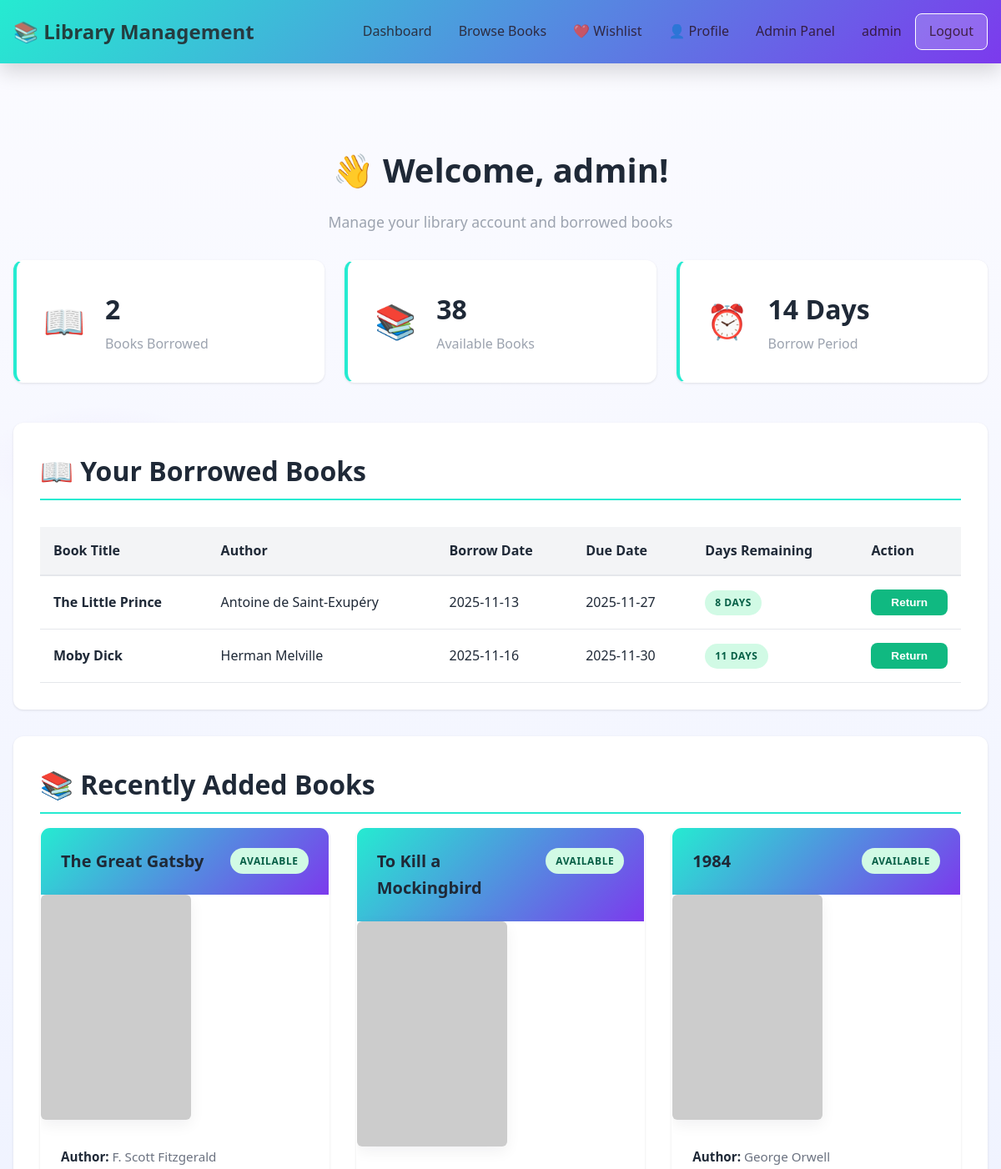
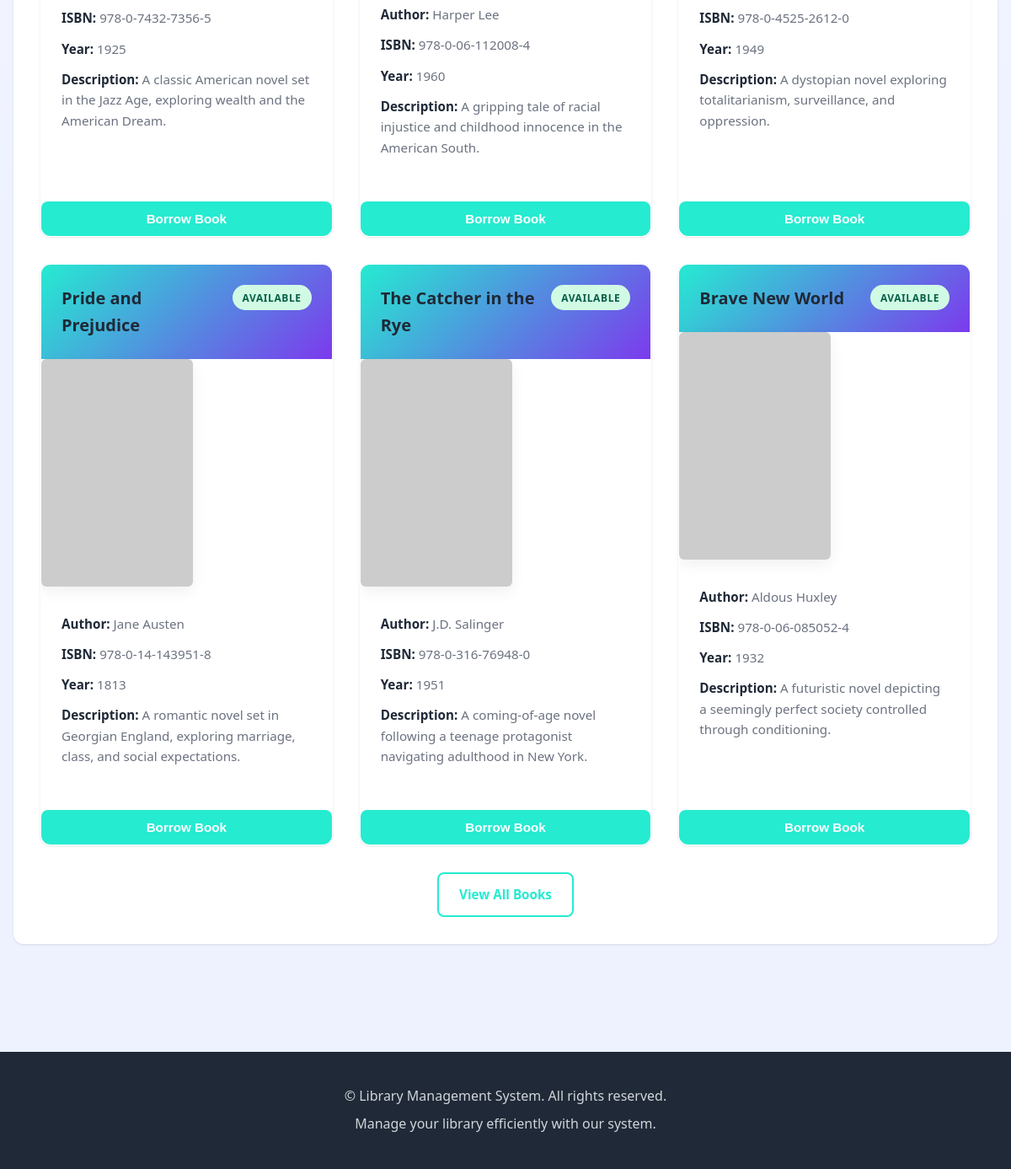
The app's page /dashboard (signed in) with its own data (2 pictures, top to bottom).
### models.py (models this page shows, shortened)
class User(db.Model):
    __tablename__ = 'users'
    id = db.Column(db.Integer, primary_key=True)
    username = db.Column(db.String(80), unique=True, nullable=False, index=True)
    email = db.Column(db.String(120), unique=True, nullable=False, index=True)
    password = db.Column(db.String(255), nullable=False)
    is_admin = db.Column(db.Boolean, default=False)
    created_at = db.Column(db.DateTime, default=datetime.now)
    updated_at = db.Column(db.DateTime, default=datetime.now, onupdate=datetime.now)
    borrowings = db.relationship('Borrowing', backref='user', lazy=True, cascade='all, delete-orphan')

class Borrowing(db.Model):
    __tablename__ = 'borrowings'
    id = db.Column(db.Integer, primary_key=True)
    user_id = db.Column(db.Integer, db.ForeignKey('users.id'), nullable=False, index=True)
    book_id = db.Column(db.Integer, db.ForeignKey('books.id'), nullable=False, index=True)
    borrow_date = db.Column(db.DateTime, default=datetime.now, nullable=False)
    due_date = db.Column(db.DateTime, nullable=False)
    return_date = db.Column(db.DateTime, nullable=True)
    def is_overdue(self):
        from datetime import datetime as dt
        return self.return_date is None and self.due_date < dt.now()
    def days_until_due(self):
        from datetime import datetime as dt
        if self.return_date is None:
            remaining = (self.due_date - dt.now()).days
            return max(remaining, 0)
        return 0

class Book(db.Model):
    __tablename__ = 'books'
    id = db.Column(db.Integer, primary_key=True)
    title = db.Column(db.String(200), nullable=False, index=True)
    author = db.Column(db.String(120), nullable=False, index=True)
    isbn = db.Column(db.String(13), unique=True, nullable=False, index=True)
    publication_year = db.Column(db.Integer, nullable=False)
    quantity = db.Column(db.Integer, default=1)
    available = db.Column(db.Boolean, default=True)
    description = db.Column(db.Text, nullable=True)
    image_url = db.Column(db.String(512), nullable=True)
    created_at = db.Column(db.DateTime, default=datetime.now)
    updated_at = db.Column(db.DateTime, default=datetime.now, onupdate=datetime.now)
    borrowings = db.relationship('Borrowing', backref='book', lazy=True, cascade='all, delete-orphan')

### app.py (the view)
@app.route('/dashboard')
def dashboard():
    if 'user_id' not in session:
        flash('Please log in first.', 'error')
        return redirect(url_for('login'))
    user = User.query.get(session['user_id'])
    if not user:
        session.clear()
        flash('User not found.', 'error')
        return redirect(url_for('login'))
    borrowed_books = Borrowing.query.filter_by(user_id=user.id, return_date=None).all()
    available_books = Book.query.filter(Book.quantity > 0).all()
    return render_template('dashboard.html', user=user, borrowed_books=borrowed_books, available_books=available_books)

### app.py (called while the page is built)
@app.context_processor
def inject_user():
    user = None
    if 'user_id' in session:
        user = User.query.get(session['user_id'])
    return dict(current_user=user)

### templates/dashboard.html (shortened to what this page needs)
{% extends "base.html" %}
{% block content %}
<div class="container">
    <div class="dashboard-header">
        <h1>👋 Welcome, {{ session.get('username') }}!</h1>
        <p class="dashboard-subtitle">Manage your library account and borrowed books</p>
    </div>
    <div class="stats-grid">
        <div class="stat-card">
            <div class="stat-icon">📖</div>
            <div class="stat-content">
                <h3>{{ borrowed_books|length }}</h3>
                <p>Books Borrowed</p>
            </div>
        </div>
        <div class="stat-card">
            <div class="stat-icon">📚</div>
            <div class="stat-content">
                <h3>{{ available_books|length }}</h3>
                <p>Available Books</p>
            </div>
        </div>
        <div class="stat-card">
            <div class="stat-icon">⏰</div>
            <div class="stat-content">
                <h3>14 Days</h3>
                <p>Borrow Period</p>
            </div>
        </div>
    </div>
    <div class="dashboard-section">
        <h2>📖 Your Borrowed Books</h2>
        {% if borrowed_books %}
            <div class="books-table-responsive">
                <table class="books-table">
                    <thead>
                        <tr>
                            <th>Book Title</th>
                            <th>Author</th>
                            <th>Borrow Date</th>
                            <th>Due Date</th>
                            <th>Days Remaining</th>
                            <th>Action</th>
                        </tr>
                    </thead>
                    <tbody>
                        {% for borrow in borrowed_books %}
                        <tr class="{% if borrow.is_overdue() %}row-overdue{% endif %}">
                            <td><strong>{{ borrow.book.title }}</strong></td>
                            <td>{{ borrow.book.author }}</td>
                            <td>{{ borrow.borrow_date.strftime('%Y-%m-%d') }}</td>
                            <td>{{ borrow.due_date.strftime('%Y-%m-%d') }}</td>
                            <td>
                                <span class="badge {% if borrow.is_overdue() %}badge-danger{% elif borrow.days_until_due() <= 3 %}badge-warning{% else %}badge-success{% endif %}">
                                    {% if borrow.is_overdue() %}
                                        OVERDUE ({{ borrow.days_overdue() }} days)
                                    {% else %}
                                        {{ borrow.days_until_due() }} days
                                    {% endif %}
                                </span>
                            </td>
                            <td>
                                <form method="POST" action="{{ url_for('return_book', borrowing_id=borrow.id) }}" style="display:inline;">
                                    <button type="submit" class="btn btn-small btn-success">Return</button>
                                </form>
                            </td>
                        </tr>
                        {% endfor %}
                    </tbody>
                </table>
            </div>
        {% else %}
            <div class="empty-state">
                <p>You haven't borrowed any books yet.</p>
                <a href="{{ url_for('books') }}" class="btn btn-primary">Browse Books</a>
            </div>
        {% endif %}
    </div>
    <div class="dashboard-section">
        <h2>📚 Recently Added Books</h2>
        {% if available_books %}
            <div class="books-grid">
                {% for book in available_books[:6] %}
                    <div class="book-card">
                        <div class="book-header">
                            <h3>{{ book.title }}</h3>
                            <span class="badge badge-success">Available</span>
                        </div>
                        <div class="book-media">
                            <img class="book-cover" src="{{ book.image_url or 'https://via.placeholder.com/120x180?text=No+Cover' }}" alt="{{ book.title }} cover" onerror="this.src='https://via.placeholder.com/120x180?text=No+Cover'">
                        </div>
                        <div class="book-details">
                            <p><strong>Author:</strong> {{ book.author }}</p>
                            <p><strong>ISBN:</strong> {{ book.isbn }}</p>
                            <p><strong>Year:</strong> {{ book.publication_year }}</p>
                            {% if book.description %}
                            <p><strong>Description:</strong> {{ book.description[:120] }}{% if book.description|length > 120 %}...{% endif %}</p>
                            {% endif %}
                        </div>
                        <form method="POST" action="{{ url_for('borrow_book', book_id=book.id) }}" style="display:inline;">
                            <button type="submit" class="btn btn-primary btn-block">Borrow Book</button>
                        </form>
                    </div>
                    {% endfor %}
            </div>
            <div class="dashboard-footer">
                <a href="{{ url_for('books') }}" class="btn btn-outline">View All Books</a>
            </div>
        {% else %}
            <div class="empty-state">
                <p>No books available at the moment.</p>
            </div>
        {% endif %}
    </div>
</div>
{% endblock %}

### templates/base.html (shortened to what this page needs)
<!DOCTYPE html>
<html lang="en">
<head>
    <link rel="stylesheet" href="{{ url_for('static', filename='css/style.css') }}">
</head>
<body>
    {% if session.get('user_id') %}
    <nav class="navbar">
        <div class="nav-container">
            <div class="nav-brand">
                <a href="{{ url_for('dashboard') }}">📚 Library Management</a>
            </div>
            <ul class="nav-menu">
                <li><a href="{{ url_for('dashboard') }}">Dashboard</a></li>
                <li><a href="{{ url_for('books') }}">Browse Books</a></li>
                <li><a href="{{ url_for('wishlist') }}" title="View your wishlist">❤️ Wishlist</a></li>
                <li><a href="{{ url_for('profile') }}" title="View your profile">👤 Profile</a></li>
                {% if current_user is defined and current_user.is_admin %}
                <li><a href="{{ url_for('admin_books') }}">Admin Panel</a></li>
                {% endif %}
                <li class="nav-right">
                    <span>{{ session.get('username') }}</span>
                    <a href="{{ url_for('logout') }}" class="btn-logout">Logout</a>
                </li>
            </ul>
        </div>
    </nav>
    {% endif %}
    <div class="container">
    </div>
    <main class="main-content">
        {% block content %}{% endblock %}
    </main>
    <footer class="footer">
        <div class="footer-content">
            <p>&copy; Library Management System. All rights reserved.</p>
            <p>Manage your library efficiently with our system.</p>
        </div>
    </footer>
</body>
</html>

### records on screen
User: get "admin"
Borrowing: book "The Little Prince", book.author "Antoine de Saint-Exupéry", borrow_date "2025-11-13", due_date "2025-11-27", days_until_due "8"
Borrowing: book "Moby Dick", book.author "Herman Melville", borrow_date "2025-11-16", due_date "2025-11-30", days_until_due "11"
Book: title "The Great Gatsby", author "F. Scott Fitzgerald", isbn "978-0-7432-7356-5", publication_year "1925", description "A classic American novel set in the Jazz Age, exploring wealth and the American Dream."
Book: title "To Kill a Mockingbird", author "Harper Lee", isbn "978-0-06-112008-4", publication_year "1960", description "A gripping tale of racial injustice and childhood innocence in the American South."
Book: title "1984", author "George Orwell", isbn "978-0-4525-2612-0", publication_year "1949", description "A dystopian novel exploring totalitarianism, surveillance, and oppression."
Book: title "Pride and Prejudice", author "Jane Austen", isbn "978-0-14-143951-8", publication_year "1813", description "A romantic novel set in Georgian England, exploring marriage, class, and social expectations."
Book: title "The Catcher in the Rye", author "J.D. Salinger", isbn "978-0-316-76948-0", publication_year "1951", description "A coming-of-age novel following a teenage protagonist navigating adulthood in New York."
Book: title "Brave New World", author "Aldous Huxley", isbn "978-0-06-085052-4", publication_year "1932", description "A futuristic novel depicting a seemingly perfect society controlled through conditioning."

### other values on screen
{{ borrowed_books|length }} "2"
{{ available_books|length }} "38"
